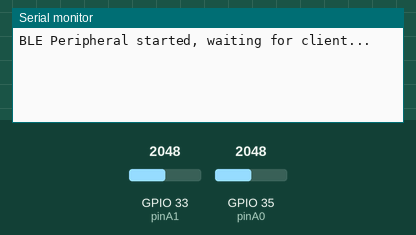
The sketch below on a simulated ESP32. Shown: the last lines printed to the serial monitor. Inputs (shaded band) come from the test bench; at power-on: GPIO 33 (pinA1) = 2048, GPIO 35 (pinA0) = 2048. Nothing arrives over Bluetooth unless stated; a phone connects over Bluetooth LE 3 s after start.

Above: at 1.2 s.
1.3 s: GPIO 33 (pinA1) set to 2866
4.3 s: GPIO 35 (pinA0) set to 2866
At 5.1 s:
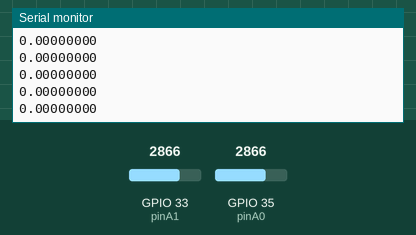
5.8 s: GPIO 33 (pinA1) set to 3603
At 6.4 s:
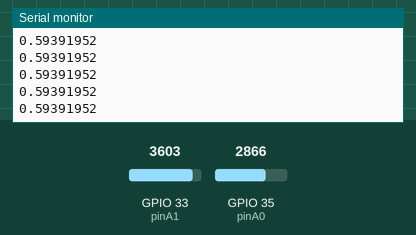
7.3 s: GPIO 35 (pinA0) set to 2047
At 8.2 s:
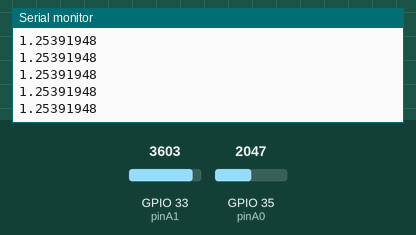
Timing chart, 0 to 9.8 s (numbered marks = the images above; inputs shaded):
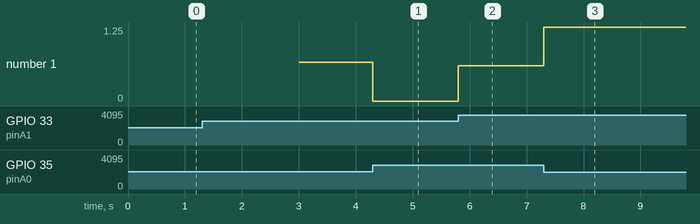

The sketch:

ESP32_send.ino
```cpp
#include <BLEDevice.h>
#include <BLEServer.h>
#include <BLEUtils.h>
#include <BLE2902.h>

#define SERVICE_UUID        "12345678-1234-1234-1234-123456789abc"
#define CHARACTERISTIC_UUID "abcd1234-ab12-cd34-ef56-1234567890ab"

BLECharacteristic *pCharacteristic;
bool deviceConnected = false;

const int pinA0 = 35; // GPIO36 (ADC1_CH0)
const int pinA1 = 33; // GPIO33 (ADC1_CH5)
const float Vin = 3.3;

unsigned long previousMillis = 0;
const long interval = 1000 / 240;  // 240Hz 전송 주기

class MyServerCallbacks: public BLEServerCallbacks {
  void onConnect(BLEServer* pServer) {
    deviceConnected = true;
  };
  void onDisconnect(BLEServer* pServer) {
    deviceConnected = false;
  }
};

void setup() {
  Serial.begin(115200);
  BLEDevice::init("ESP32_BLE_TX_Sensor");
  BLEServer *pServer = BLEDevice::createServer();
  pServer->setCallbacks(new MyServerCallbacks());

  BLEService *pService = pServer->createService(SERVICE_UUID);

  pCharacteristic = pService->createCharacteristic(
                      CHARACTERISTIC_UUID,
                      BLECharacteristic::PROPERTY_NOTIFY
                    );
  pCharacteristic->addDescriptor(new BLE2902());

  pService->start();

  BLEAdvertising *pAdvertising = BLEDevice::getAdvertising();
  pAdvertising->addServiceUUID(SERVICE_UUID);
  pAdvertising->start();

  Serial.println("BLE Peripheral started, waiting for client...");
}

void loop() {
  unsigned long currentMillis = millis();
  if (currentMillis - previousMillis >= interval) {
    previousMillis = currentMillis;

    int rawA0 = analogRead(pinA0);
    int rawA1 = analogRead(pinA1);

    float VoutPlus = (rawA1 / 4095.0) * Vin;
    float VoutMinus = (rawA0 / 4095.0) * Vin;
    float Vout = VoutPlus - VoutMinus;

  if (deviceConnected) {
    pCharacteristic->setValue((uint8_t*)&Vout, sizeof(float));  // float 그대로 전송
    pCharacteristic->notify();
    // Serial.print("Sent Vout: ");
    Serial.println(Vout, 8);
    // delayMicroseconds(10);
    }
  }
}
```

Measured:
- after the input at 4.3 s, the serial monitor: prints a new line at once (image 1)
- after the input at 5.8 s, the serial monitor: prints a new line at once (image 2)
- after the input at 7.3 s, the serial monitor: prints a new line at once (image 3)
- plotted number 1: 0.66 → 0 after the input at 4.3 s, 0 → 0.59 after the input at 5.8 s, 0.59 → 1.25 after the input at 7.3 s
